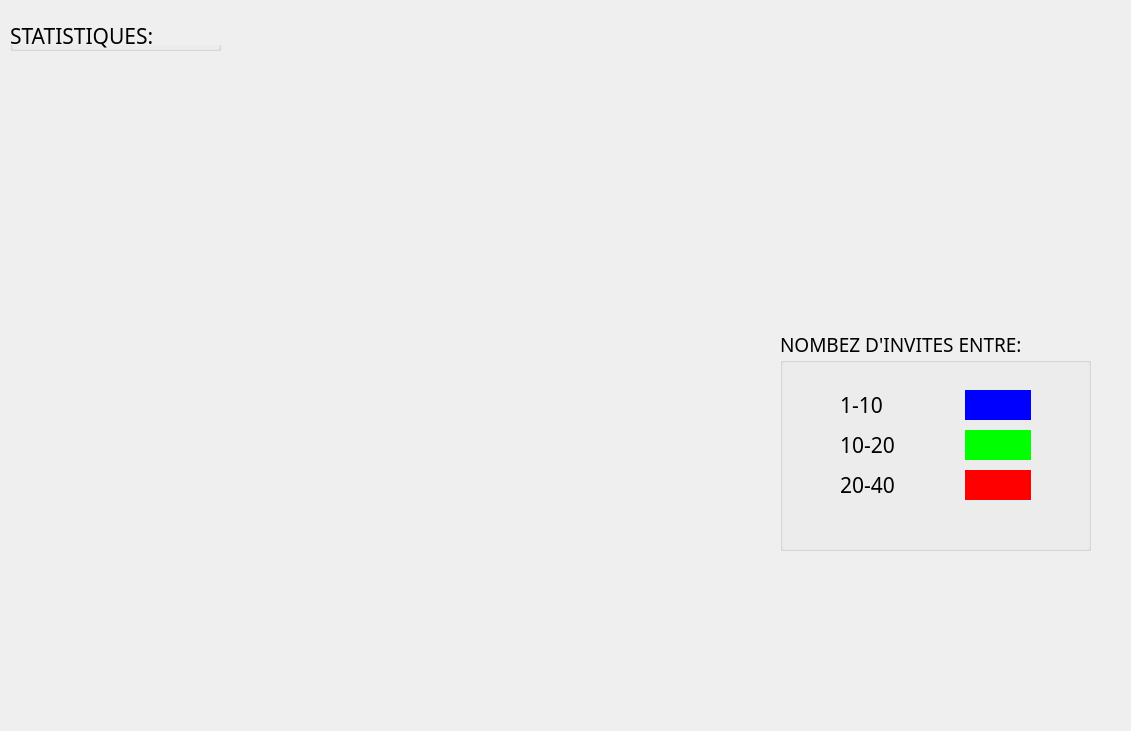
<?xml version="1.0" encoding="UTF-8"?>
<ui version="4.0">
 <class>stati</class>
 <widget class="QDialog" name="stati">
  <property name="geometry">
   <rect>
    <x>0</x>
    <y>0</y>
    <width>1131</width>
    <height>731</height>
   </rect>
  </property>
  <property name="windowTitle">
   <string>Dialog</string>
  </property>
  <widget class="QGroupBox" name="groupBox">
   <property name="geometry">
    <rect>
     <x>10</x>
     <y>20</y>
     <width>211</width>
     <height>31</height>
    </rect>
   </property>
   <property name="font">
    <font>
     <family>Algerian</family>
     <pointsize>16</pointsize>
    </font>
   </property>
   <property name="title">
    <string>STATISTIQUES:</string>
   </property>
  </widget>
  <widget class="QGroupBox" name="groupBox_2">
   <property name="geometry">
    <rect>
     <x>780</x>
     <y>330</y>
     <width>311</width>
     <height>221</height>
    </rect>
   </property>
   <property name="font">
    <font>
     <family>Algerian</family>
     <pointsize>14</pointsize>
     <underline>false</underline>
    </font>
   </property>
   <property name="title">
    <string>NOMBEZ D'INVITES ENTRE:</string>
   </property>
   <widget class="QWidget" name="formLayoutWidget">
    <property name="geometry">
     <rect>
      <x>40</x>
      <y>40</y>
      <width>231</width>
      <height>161</height>
     </rect>
    </property>
    <layout class="QFormLayout" name="formLayout">
     <property name="horizontalSpacing">
      <number>70</number>
     </property>
     <property name="verticalSpacing">
      <number>10</number>
     </property>
     <property name="leftMargin">
      <number>20</number>
     </property>
     <property name="topMargin">
      <number>20</number>
     </property>
     <property name="rightMargin">
      <number>20</number>
     </property>
     <property name="bottomMargin">
      <number>20</number>
     </property>
     <item row="0" column="0">
      <widget class="QLabel" name="label_2">
       <property name="font">
        <font>
         <family>Algerian</family>
         <pointsize>16</pointsize>
         <underline>false</underline>
        </font>
       </property>
       <property name="text">
        <string>1-10</string>
       </property>
      </widget>
     </item>
     <item row="0" column="1">
      <widget class="QWidget" name="widget" native="true">
       <property name="styleSheet">
        <string notr="true">
background-color: rgb(0, 0, 255);</string>
       </property>
       <widget class="QWidget" name="widget_5" native="true">
        <property name="geometry">
         <rect>
          <x>10</x>
          <y>10</y>
          <width>16</width>
          <height>16</height>
         </rect>
        </property>
        <property name="styleSheet">
         <string notr="true">
background-color: rgb(0, 0, 255);</string>
        </property>
       </widget>
      </widget>
     </item>
     <item row="1" column="1">
      <widget class="QWidget" name="widget_6" native="true">
       <property name="styleSheet">
        <string notr="true">background-color: rgb(0, 255, 0);</string>
       </property>
      </widget>
     </item>
     <item row="2" column="0">
      <widget class="QLabel" name="label_4">
       <property name="font">
        <font>
         <family>Algerian</family>
         <pointsize>16</pointsize>
         <underline>false</underline>
        </font>
       </property>
       <property name="text">
        <string>20-40</string>
       </property>
      </widget>
     </item>
     <item row="2" column="1">
      <widget class="QWidget" name="widget_7" native="true">
       <property name="styleSheet">
        <string notr="true">background-color: rgb(255, 0, 0);</string>
       </property>
      </widget>
     </item>
     <item row="1" column="0">
      <widget class="QLabel" name="label_3">
       <property name="font">
        <font>
         <family>Algerian</family>
         <pointsize>16</pointsize>
         <underline>false</underline>
        </font>
       </property>
       <property name="text">
        <string>10-20</string>
       </property>
      </widget>
     </item>
    </layout>
   </widget>
  </widget>
 </widget>
 <resources/>
 <connections/>
</ui>
